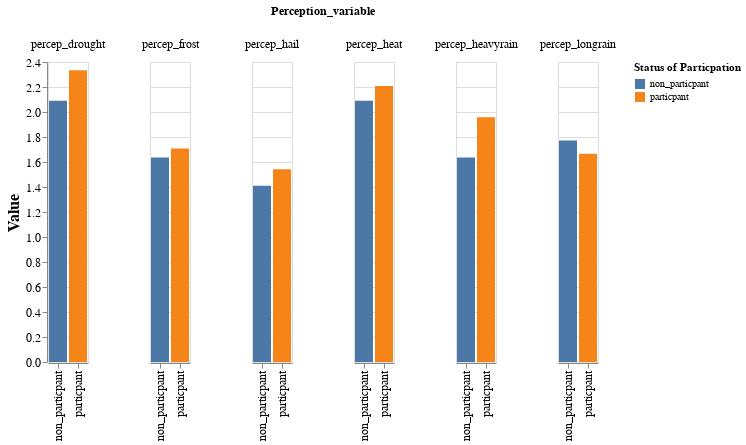

This figure's notebook cell:
### Code cell
alt.Chart(plot_df).mark_bar().encode(
    x = alt.X('Status of Particpation:O', title = None),
    y =  'Value:Q',
    color = 'Status of Particpation:N',
    column = alt.Column('Perception_variable:N', spacing = 60,
                        header=alt.Header(labelFontSize = 12, titleFontSize=12))
).configure_axis(labelFontSize=12, titleFontSize = 16)

### Figure 1 — Vega-Lite specification as saved in the notebook (floating-point values rounded to 4 significant figures)
{"config": {"view": {"continuousWidth": 400, "continuousHeight": 300}, "axis": {"labelFontSize": 12, "titleFontSize": 16}}, "data": {"name": "data-468569c90c4ef17114ae56f0f22187a5"}, "mark": "bar", "encoding": {"color": {"field": "Status of Particpation", "type": "nominal"}, "column": {"field": "Perception_variable", "header": {"labelFontSize": 12, "titleFontSize": 12}, "spacing": 60, "type": "nominal"}, "x": {"field": "Status of Particpation", "title": null, "type": "ordinal"}, "y": {"field": "Value", "type": "quantitative"}}, "$schema": "https://vega.github.io/schema/vega-lite/v4.17.0.json", "datasets": {"data-468569c90c4ef17114ae56f0f22187a5": [{"Perception_variable": "percep_hail", "Status of Particpation": "non_particpant", "Value": 1.409}, {"Perception_variable": "percep_drought", "Status of Particpation": "non_particpant", "Value": 2.091}, {"Perception_variable": "percep_frost", "Status of Particpation": "non_particpant", "Value": 1.636}, {"Perception_variable": "percep_heavyrain", "Status of Particpation": "non_particpant", "Value": 1.636}, {"Perception_variable": "percep_longrain", "Status of Particpation": "non_particpant", "Value": 1.773}, {"Perception_variable": "percep_heat", "Status of Particpation": "non_particpant", "Value": 2.091}, {"Perception_variable": "percep_hail", "Status of Particpation": "particpant", "Value": 1.542}, {"Perception_variable": "percep_drought", "Status of Particpation": "particpant", "Value": 2.333}, {"Perception_variable": "percep_frost", "Status of Particpation": "particpant", "Value": 1.708}, {"Perception_variable": "percep_heavyrain", "Status of Particpation": "particpant", "Value": 1.958}, {"Perception_variable": "percep_longrain", "Status of Particpation": "particpant", "Value": 1.667}, {"Perception_variable": "percep_heat", "Status of Particpation": "particpant", "Value": 2.208}]}}
